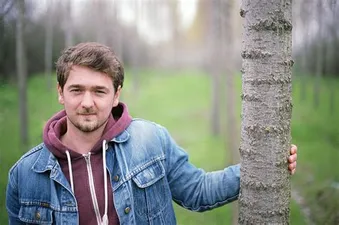
#> input picture face-detector/picture.png, 339 x 225 px
$ python index.py
#> lines starting #> are read from the running program, lines starting #| are printed output that depends on the picture; after the words box and inside, x2 and y2 are one past the last pixel; in counts of white or black regions, pixels touching at a corner belong together
import cv2

picture = input("Please paste image with face: ")
#> the answer given: picture.png

cascade = cv2.CascadeClassifier("haarcascade_frontalface_default.xml")
photo = cv2.imread("picture.png")
#> photo is the input picture: shape (225, 339, 3); mean B, G, R 132.9, 141.3, 135.8

gray = cv2.cvtColor(photo, cv2.COLOR_RGB2GRAY)
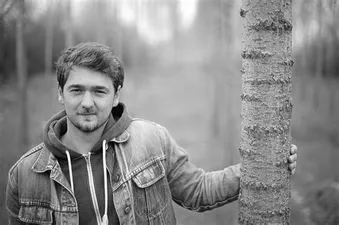
#> gray: shape (225, 339); min 0, max 255, mean 138.2
faces = cascade.detectMultiScale(gray, 1.1, 4)
#> faces = [[56, 67, 64, 64]]

for (x, y, w, h) in faces:
    cv2.rectangle(photo, (x, y), (x + w, y + h), (255, 0, 0), 2)
#> this loop made 1 pass
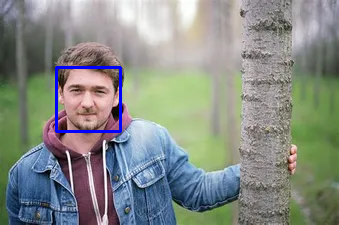
#> photo: shape (225, 339, 3); 1% of pixels changed, all inside (x1, y1, x2, y2) = (55, 66, 122, 133)

cv2.imshow("photo", photo)
cv2.waitKey()

cv2.imwrite("face_detected.png", photo)
